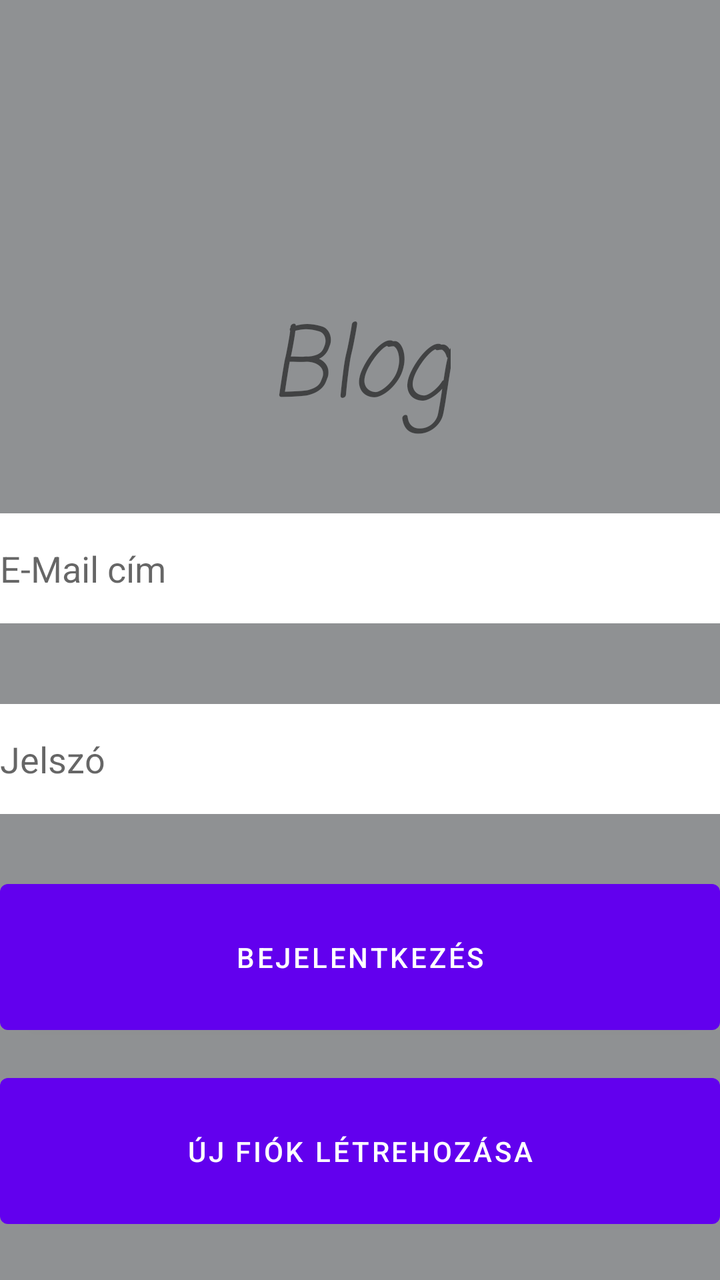
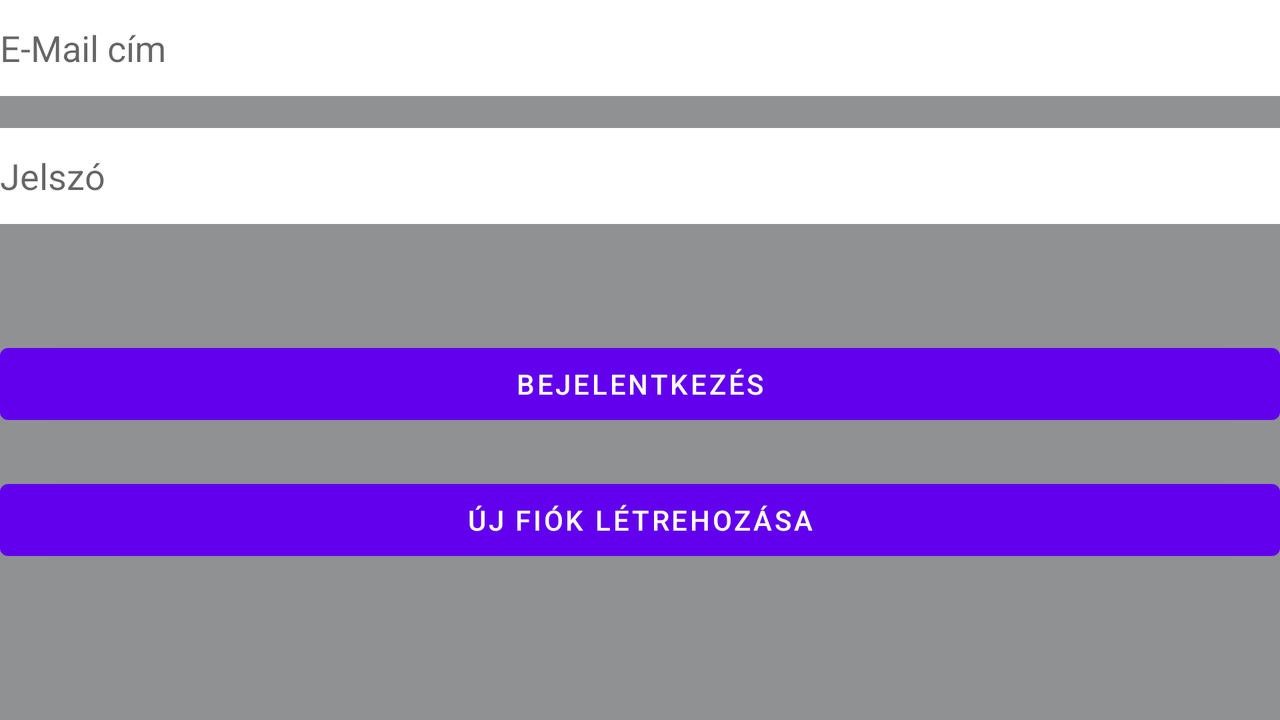

Compare how this app lays out the same screen by default and in its alternative resource folder. The renders come first, then the two layout files and the values they reference.
<!-- AndroidManifest.xml: application theme Theme.F1BLOG -->
<!-- res/layout/activity_login.xml -->
<?xml version="1.0" encoding="utf-8"?>
<androidx.constraintlayout.widget.ConstraintLayout xmlns:android="http://schemas.android.com/apk/res/android"
    xmlns:app="http://schemas.android.com/apk/res-auto"
    xmlns:tools="http://schemas.android.com/tools"
    android:layout_width="match_parent"
    android:layout_height="match_parent"
    android:background="@color/backGray"
    tools:context=".LoginActivity">

    <EditText
        android:id="@+id/loginEmail"
        android:layout_width="0dp"
        android:layout_height="55dp"
        android:background="@color/design_default_color_surface"
        android:ems="10"
        android:hint="E-Mail cím"
        android:inputType="textEmailAddress"
        app:layout_constraintBottom_toBottomOf="parent"
        app:layout_constraintEnd_toEndOf="parent"
        app:layout_constraintHorizontal_bias="0.0"
        app:layout_constraintStart_toStartOf="parent"
        app:layout_constraintTop_toTopOf="parent"
        app:layout_constraintVertical_bias="0.439" />

    <EditText
        android:id="@+id/loginPassword"
        android:layout_width="0dp"
        android:layout_height="55dp"
        android:background="@color/design_default_color_surface"
        android:ems="10"
        android:hint="Jelszó"
        android:inputType="textPassword"
        app:layout_constraintBottom_toBottomOf="parent"
        app:layout_constraintEnd_toEndOf="parent"
        app:layout_constraintHorizontal_bias="0.0"
        app:layout_constraintStart_toStartOf="parent"
        app:layout_constraintTop_toBottomOf="@+id/loginEmail"
        app:layout_constraintVertical_bias="0.148" />

    <Button
        android:id="@+id/loginButton"
        android:layout_width="0dp"
        android:layout_height="85dp"
        android:text="Bejelentkezés"
        app:layout_constraintBottom_toBottomOf="parent"
        app:layout_constraintEnd_toEndOf="parent"
        app:layout_constraintHorizontal_bias="0.0"
        app:layout_constraintStart_toStartOf="parent"
        app:layout_constraintTop_toBottomOf="@+id/loginPassword"
        app:layout_constraintVertical_bias="0.196" />

    <Button
        android:id="@+id/toRegButton"
        android:layout_width="0dp"
        android:layout_height="85dp"
        android:layout_marginTop="12dp"
        android:text="Új fiók létrehozása"
        app:layout_constraintEnd_toEndOf="parent"
        app:layout_constraintHorizontal_bias="0.0"
        app:layout_constraintStart_toStartOf="parent"
        app:layout_constraintTop_toBottomOf="@+id/loginButton" />

    <ImageView
        android:id="@+id/imageView"
        android:layout_width="231dp"
        android:layout_height="128dp"
        android:layout_marginTop="12dp"
        app:layout_constraintEnd_toEndOf="parent"
        app:layout_constraintHorizontal_bias="0.556"
        app:layout_constraintStart_toStartOf="parent"
        app:layout_constraintTop_toTopOf="parent"
        app:srcCompat="@drawable/logo" />

    <TextView
        android:id="@+id/textView"
        android:layout_width="wrap_content"
        android:layout_height="wrap_content"
        android:layout_marginTop="8dp"
        android:fontFamily="casual"
        android:text="Blog"
        android:textSize="48sp"
        android:textStyle="italic"
        app:layout_constraintBottom_toTopOf="@+id/loginEmail"
        app:layout_constraintEnd_toEndOf="parent"
        app:layout_constraintStart_toStartOf="parent"
        app:layout_constraintTop_toBottomOf="@+id/imageView"
        app:layout_constraintVertical_bias="0.0"
        tools:ignore="MissingConstraints" />

</androidx.constraintlayout.widget.ConstraintLayout>
<!-- resources referenced by this layout -->
<resources>
  <color name="backGray">#8F9193</color>
  <style name="Theme.F1BLOG" parent="Theme.MaterialComponents.DayNight.DarkActionBar">
          
          <item name="colorPrimary">@color/purple_500</item>
          <item name="colorPrimaryVariant">@color/purple_700</item>
          <item name="colorOnPrimary">@color/white</item>
          
          <item name="colorSecondary">@color/teal_200</item>
          <item name="colorSecondaryVariant">@color/teal_700</item>
          <item name="colorOnSecondary">@color/black</item>
          
          <item name="android:statusBarColor" tools:targetApi="l">?attr/colorPrimaryVariant</item>
          
      </style>
  <color name="purple_500">#FF6200EE</color>
  <color name="purple_700">#FF3700B3</color>
  <color name="white">#FFFFFFFF</color>
  <color name="teal_200">#FF03DAC5</color>
  <color name="teal_700">#FF018786</color>
  <color name="black">#FF000000</color>
</resources>
<!-- res/layout-land/activity_login.xml (the repository's variant of the layout above) -->
<!-- drawn on the phone turned sideways -->
<?xml version="1.0" encoding="utf-8"?>
<LinearLayout xmlns:android="http://schemas.android.com/apk/res/android"
    xmlns:app="http://schemas.android.com/apk/res-auto"
    xmlns:tools="http://schemas.android.com/tools"
    android:layout_width="match_parent"
    android:layout_height="match_parent"
    android:background="@color/backGray"
    android:orientation="vertical"
    tools:context=".LoginActivity">


    <EditText
        android:id="@+id/loginEmail"
        android:layout_width="match_parent"
        android:layout_height="wrap_content"
        android:layout_marginBottom="16dp"
        android:background="@color/design_default_color_surface"
        android:ems="10"
        android:hint="E-Mail cím"
        android:inputType="textEmailAddress"
        android:minHeight="48dp"

        tools:ignore="Suspicious0dp" />

    <EditText
        android:id="@+id/loginPassword"
        android:layout_width="match_parent"
        android:layout_height="wrap_content"
        android:layout_marginBottom="56dp"
        android:background="@color/design_default_color_surface"
        android:ems="10"
        android:hint="Jelszó"
        android:inputType="textPassword"
        android:minHeight="48dp"
        tools:ignore="Suspicious0dp" />

    <Button
        android:id="@+id/loginButton"
        android:layout_width="match_parent"
        android:layout_height="wrap_content"
        android:layout_marginBottom="20dp"
        android:text="Bejelentkezés"

        tools:ignore="Suspicious0dp" />

    <Button
        android:id="@+id/toRegButton"
        android:layout_width="match_parent"
        android:layout_height="wrap_content"
        android:text="Új fiók létrehozása"

        tools:ignore="Suspicious0dp"
        tools:layout_editor_absoluteY="592dp" />

</LinearLayout>
